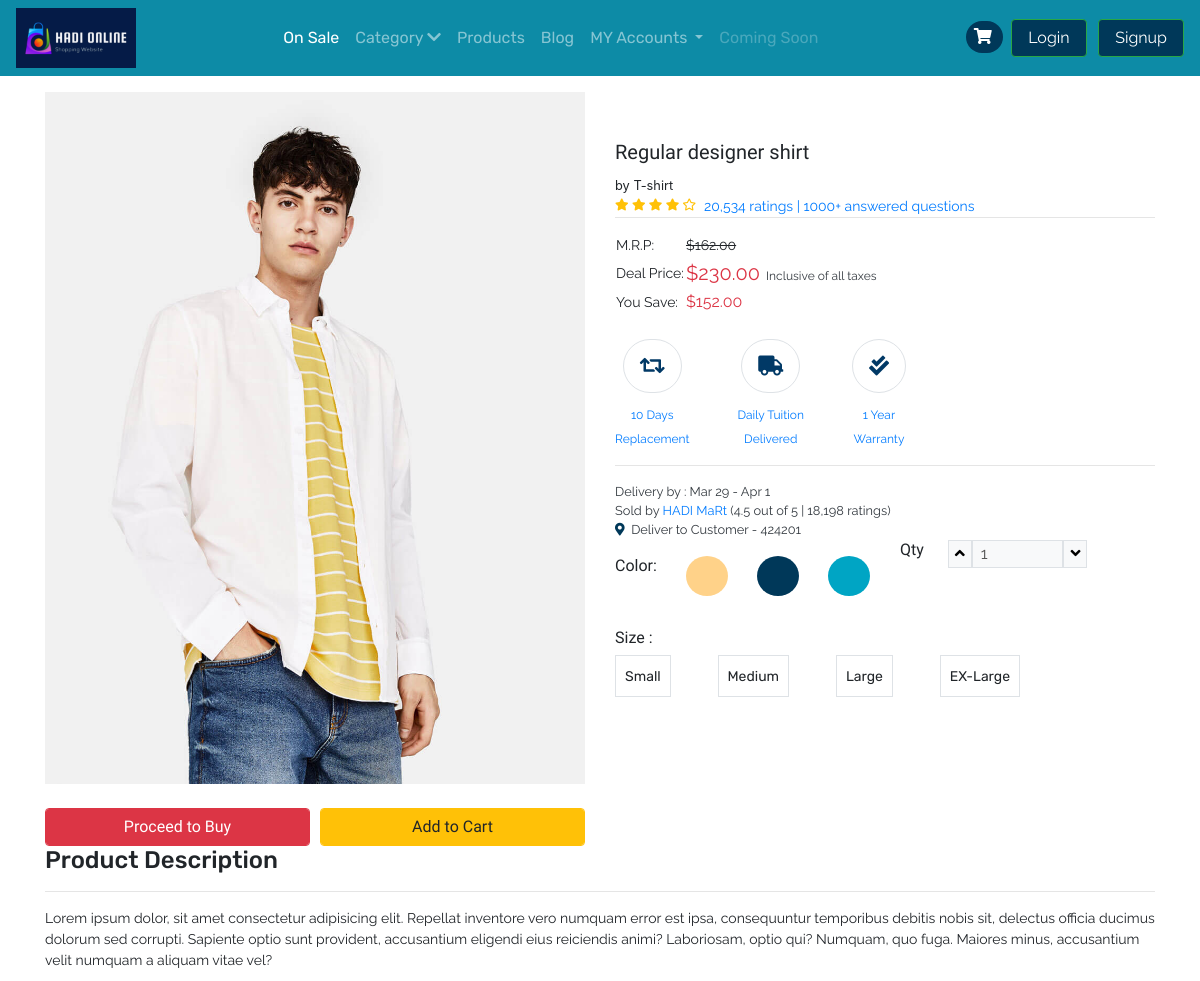
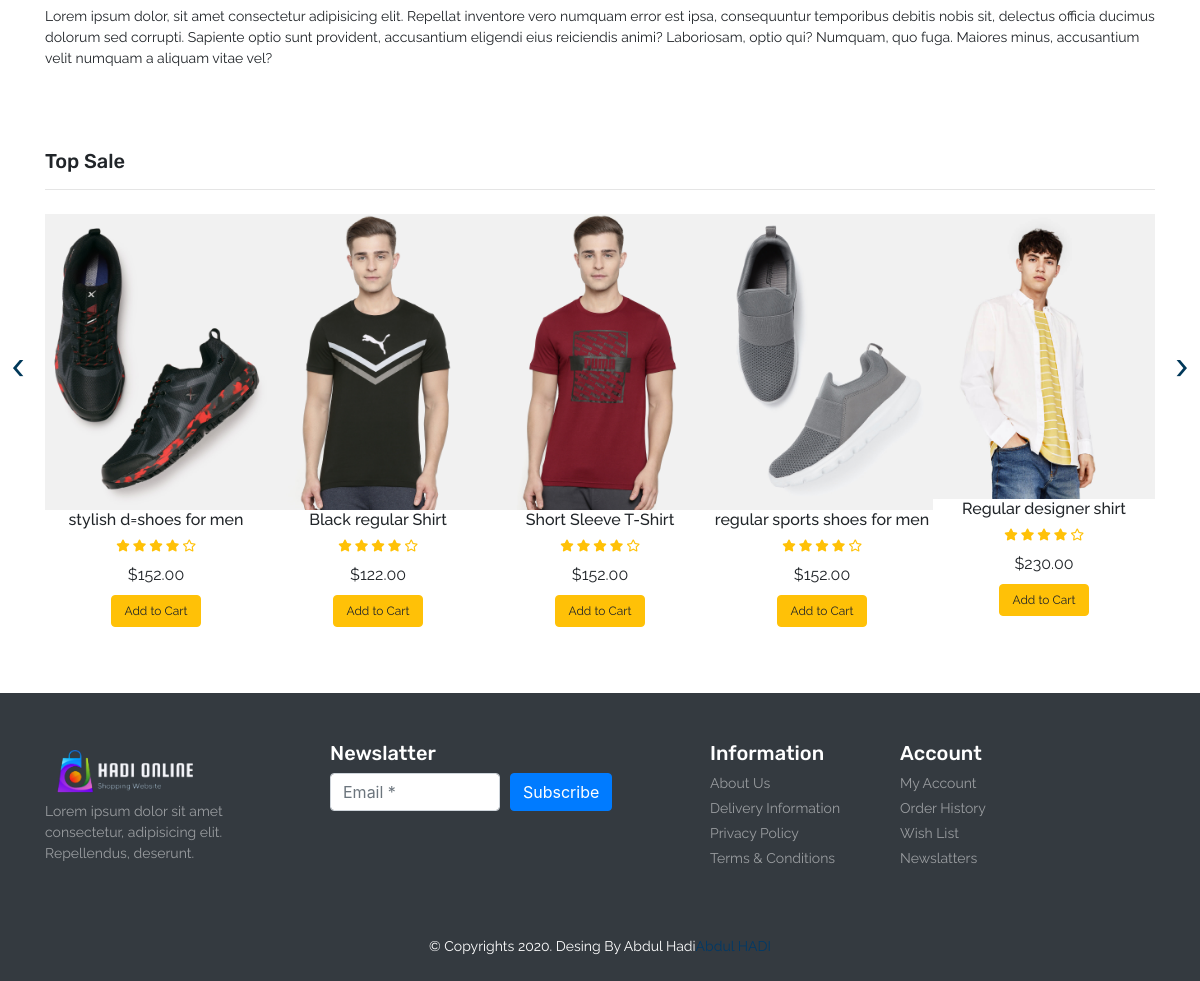
Screenshot of /product.php?item_id=16 with the database file from the repository (2 pictures, top to bottom).
### tables this page shows
CREATE TABLE `product` (
  `item_id` int(11) NOT NULL,
  `item_brand` varchar(200) NOT NULL,
  `item_name` varchar(255) NOT NULL,
  `item_price` double(10,2) NOT NULL,
  `item_image` varchar(255) NOT NULL,
  `item_register` datetime DEFAULT NULL
);

### database/DBController.php (called while the page is built, shortened)
<?php
class DBController
{
    protected $host = 'localhost';
    protected $user = 'root';
    protected $password = '';
    protected $database = "shopee";
    public function __construct()
    {
        $this->con = mysqli_connect($this->host, $this->user, $this->password, $this->database);
    }
}

### functions.php (called while the page is built)
<?php
require ('database/DBController.php');
require ('database/Product.php');
require ('database/Cart.php');
$db = new DBController();
$product = new Product($db);
$product_shuffle = $product->getData();
$Cart = new Cart($db );

### database/Product.php (called while the page is built, shortened)
<?php
class Product
{
    public $db = null;
    public function __construct(DBController $db)
    {
        $this->db = $db;
    }
    public function getData($table = 'product'){
        $result = $this->db->con->query("SELECT * FROM {$table}");
        $resultArray = array();
        while ($item = mysqli_fetch_array($result, MYSQLI_ASSOC)){
            $resultArray[] = $item;
        }
        return $resultArray;
    }
}

### account.php (called while the page is built, shortened)
<?php require 'navbar.php' ?>

### database/Cart.php (called while the page is built, shortened)
<?php
class Cart
{
    public function getCartId($cartArray = null, $key = "item_id"){
        if ($cartArray != null){
            $cart_id = array_map(function ($value) use($key){
                return $value[$key];
            }, $cartArray);
            return $cart_id;
        }
    }
}
?>

### Template/_top-sale.php (the view, shortened to what this page needs)
<?php
    shuffle($product_shuffle);
?>
<section id="top-sale">
    <div class="container py-5">
        <h4 class="font-rubik font-size-20">Top Sale</h4>
        <hr>
        <div class="owl-carousel owl-theme">
            <?php foreach ($product_shuffle as $item) { ?>
            <div class="item py-2">
                <div class="product font-rale">
                    <a href="<?php printf('%s?item_id=%s', 'product.php',  $item['item_id']); ?>"><img src="<?php echo $item['item_image'] ?? "./assets/products/1.png"; ?>" alt="product1" class="img-fluid"></a>
                    <div class="text-center">
                        <h6><?php echo  $item['item_name'] ?? "Unknown";  ?></h6>
                        <div class="rating text-warning font-size-12">
                            <span><i class="fas fa-star"></i></span>
                            <span><i class="fas fa-star"></i></span>
                            <span><i class="fas fa-star"></i></span>
                            <span><i class="fas fa-star"></i></span>
                            <span><i class="far fa-star"></i></span>
                        </div>
                        <div class="price py-2">
                            <span>$<?php echo $item['item_price'] ?? '0' ; ?></span>
                        </div>
                        <form method="post">
                            <?php
                            if (in_array($item['item_id'], $Cart->getCartId($product->getData('cart')) ?? [])){
                                echo '<button type="submit" disabled class="btn btn-success font-size-12">In the Cart</button>';
                            }else{
                                echo '<button type="submit" name="top_sale_submit" class="btn btn-warning font-size-12">Add to Cart</button>';
                            }
                            ?>
                        </form>
                    </div>
                </div>
            </div>
            <?php }  ?>
        </div>
    </div>
</section>

### Template/_products.php
<?php
    $item_id = $_GET['item_id'] ?? 1;
    foreach ($product->getData() as $item) :
        if ($item['item_id'] == $item_id) :
?>
<section id="product" class="py-3">
    <div class="container">
        <div class="row">
            <div class="col-sm-6">
                <img src="<?php echo $item['item_image'] ?? "./assets/products/product-1.jpg" ?>" alt="product" class="img-fluid">
                <div class="form-row pt-4 font-size-16 font-baloo">
                    <div class="col">
                        <button type="submit" class="btn btn-danger form-control">Proceed to Buy</button>
                    </div>
                    <div class="col">
                        <?php
                        if (in_array($item['item_id'], $Cart->getCartId($product->getData('cart')) ?? [])){
                            echo '<button type="submit" disabled class="btn btn-success font-size-16 form-control">In the Cart</button>';
                        }else{
                            echo '<button type="submit" name="top_sale_submit" class="btn btn-warning font-size-16 form-control">Add to Cart</button>';
                        }
                        ?>
                    </div>
                </div>
            </div>
            <div class="col-sm-6 py-5">
                <h5 class="font-baloo font-size-20"><?php echo $item['item_name'] ?? "Unknown"; ?></h5>
                <small>by <?php echo $item['item_brand'] ?? "Brand"; ?></small>
                <div class="d-flex">
                    <div class="rating text-warning font-size-12">
                        <span><i class="fas fa-star"></i></span>
                        <span><i class="fas fa-star"></i></span>
                        <span><i class="fas fa-star"></i></span>
                        <span><i class="fas fa-star"></i></span>
                        <span><i class="far fa-star"></i></span>
                    </div>
                    <a href="#" class="px-2 font-rale font-size-14">20,534 ratings | 1000+ answered questions</a>
                </div>
                <hr class="m-0">
                <table class="my-3">
                    <tr class="font-rale font-size-14">
                        <td>M.R.P:</td>
                        <td><strike>$162.00</strike></td>
                    </tr>
                    <tr class="font-rale font-size-14">
                        <td>Deal Price:</td>
                        <td class="font-size-20 text-danger">$<span><?php echo $item['item_price'] ?? 0; ?></span><small class="text-dark font-size-12">&nbsp;&nbsp;Inclusive of all taxes</small></td>
                    </tr>
                    <tr class="font-rale font-size-14">
                        <td>You Save:</td>
                        <td><span class="font-size-16 text-danger">$152.00</span></td>
                    </tr>
                </table>
                <div id="policy">
                    <div class="d-flex">
                        <div class="return text-center mr-5">
                            <div class="font-size-20 my-2 color-second">
                                <span class="fas fa-retweet border p-3 rounded-pill"></span>
                            </div>
                            <a href="#" class="font-rale font-size-12">10 Days <br> Replacement</a>
                        </div>
                        <div class="return text-center mr-5">
                            <div class="font-size-20 my-2 color-second">
                                <span class="fas fa-truck  border p-3 rounded-pill"></span>
                            </div>
                            <a href="#" class="font-rale font-size-12">Daily Tuition <br>Delivered</a>
                        </div>
                        <div class="return text-center mr-5">
                            <div class="font-size-20 my-2 color-second">
                                <span class="fas fa-check-double border p-3 rounded-pill"></span>
                            </div>
                            <a href="#" class="font-rale font-size-12">1 Year <br>Warranty</a>
                        </div>
                    </div>
                </div>
                <hr>
                <div id="order-details" class="font-rale d-flex flex-column text-dark">
                    <small>Delivery by : Mar 29  - Apr 1</small>
                    <small>Sold by <a href="#">HADI MaRt </a>(4.5 out of 5 | 18,198 ratings)</small>
                    <small><i class="fas fa-map-marker-alt color-primary"></i>&nbsp;&nbsp;Deliver to Customer - 424201</small>
                </div>
                <div class="row">
                    <div class="col-6">
                        <div class="color my-3">
                            <div class="d-flex justify-content-between">
                                <h6 class="font-baloo">Color:</h6>
                                <div class="p-2 color-yellow-bg rounded-circle"><button class="btn font-size-14"></button></div>
                                <div class="p-2 color-primary-bg rounded-circle"><button class="btn font-size-14"></button></div>
                                <div class="p-2 color-second-bg rounded-circle"><button class="btn font-size-14"></button></div>
                            </div>
                        </div>
                    </div>
                    <div class="col-6">
                        <div class="qty d-flex">
                            <h6 class="font-baloo">Qty</h6>
                            <div class="px-4 d-flex font-rale">
                                <button class="qty-up border bg-light" data-id="pro1"><i class="fas fa-angle-up"></i></button>
                                <input type="text" data-id="pro1" class="qty_input border px-2 w-50 bg-light" disabled value="1" placeholder="1">
                                <button data-id="pro1" class="qty-down border bg-light"><i class="fas fa-angle-down"></i></button>
                            </div>
                        </div>
                    </div>
                </div>
                <div class="size my-3">
                    <h6 class="font-baloo">Size :</h6>
                    <div class="d-flex justify-content-between w-75">
                        <div class="font-rubik border p-2">
                            <button class="btn p-0 font-size-14">Small</button>
                        </div>
                        <div class="font-rubik border p-2">
                            <button class="btn p-0 font-size-14">Medium</button>
                        </div>
                        <div class="font-rubik border p-2">
                            <button class="btn p-0 font-size-14">Large</button>
                        </div>
                        <div class="font-rubik border p-2">
                            <button class="btn p-0 font-size-14">EX-Large</button>
                        </div>
                    </div>
                </div>
            </div>
            <div class="col-12">
                <h4 class="font-rubik">Product Description</h4>
                <hr>
                <p class="font-rale font-size-14">Lorem ipsum dolor, sit amet consectetur adipisicing elit. Repellat inventore vero numquam error est ipsa, consequuntur temporibus debitis nobis sit, delectus officia ducimus dolorum sed corrupti. Sapiente optio sunt provident, accusantium eligendi eius reiciendis animi? Laboriosam, optio qui? Numquam, quo fuga. Maiores minus, accusantium velit numquam a aliquam vitae vel?</p>
                <p class="font-rale font-size-14">Lorem ipsum dolor, sit amet consectetur adipisicing elit. Repellat inventore vero numquam error est ipsa, consequuntur temporibus debitis nobis sit, delectus officia ducimus dolorum sed corrupti. Sapiente optio sunt provident, accusantium eligendi eius reiciendis animi? Laboriosam, optio qui? Numquam, quo fuga. Maiores minus, accusantium velit numquam a aliquam vitae vel?</p>
            </div>
        </div>
    </div>
</section>
<?php
        endif;
        endforeach;
?>

### style.css (style rules this page uses)
button, button:focus { outline: none !important; box-shadow: none !important; }
.font-baloo { font-family: "Baloo Thambi 2", cursive; }
.font-rale { font-family: "Raleway", cursive; }
.font-rubik { font-family: "Rubik", cursive; }
.font-size-12 { font-size: 12px; }
.font-size-14 { font-size: 14px; }
.font-size-16 { font-size: 16px; }
.font-size-20 { font-size: 20px; }
.color-primary { color: #003859; }
.color-primary-bg { background: #003859; }
.color-second { color: #013966; }
.color-second-bg { background: #00A5C4; }
.color-yellow-bg { background: #FFD289; }
#top-sale .owl-carousel .item .product a { overflow: hidden; }
#top-sale .owl-carousel .item .product img { transition: transform 0.5s ease; }

### rows the page displays
product: item_image (picture), item_name "Regular designer shirt", item_brand "T-shirt", item_price "230.00"
product: item_image (picture), item_name "stylish d=shoes for men", item_price "152.00"
product: item_image (picture), item_name "Black regular Shirt", item_price "122.00"
product: item_image (picture), item_name "Short Sleeve T-Shirt", item_price "152.00"
product: item_image (picture), item_name "regular sports shoes for men", item_price "152.00"
